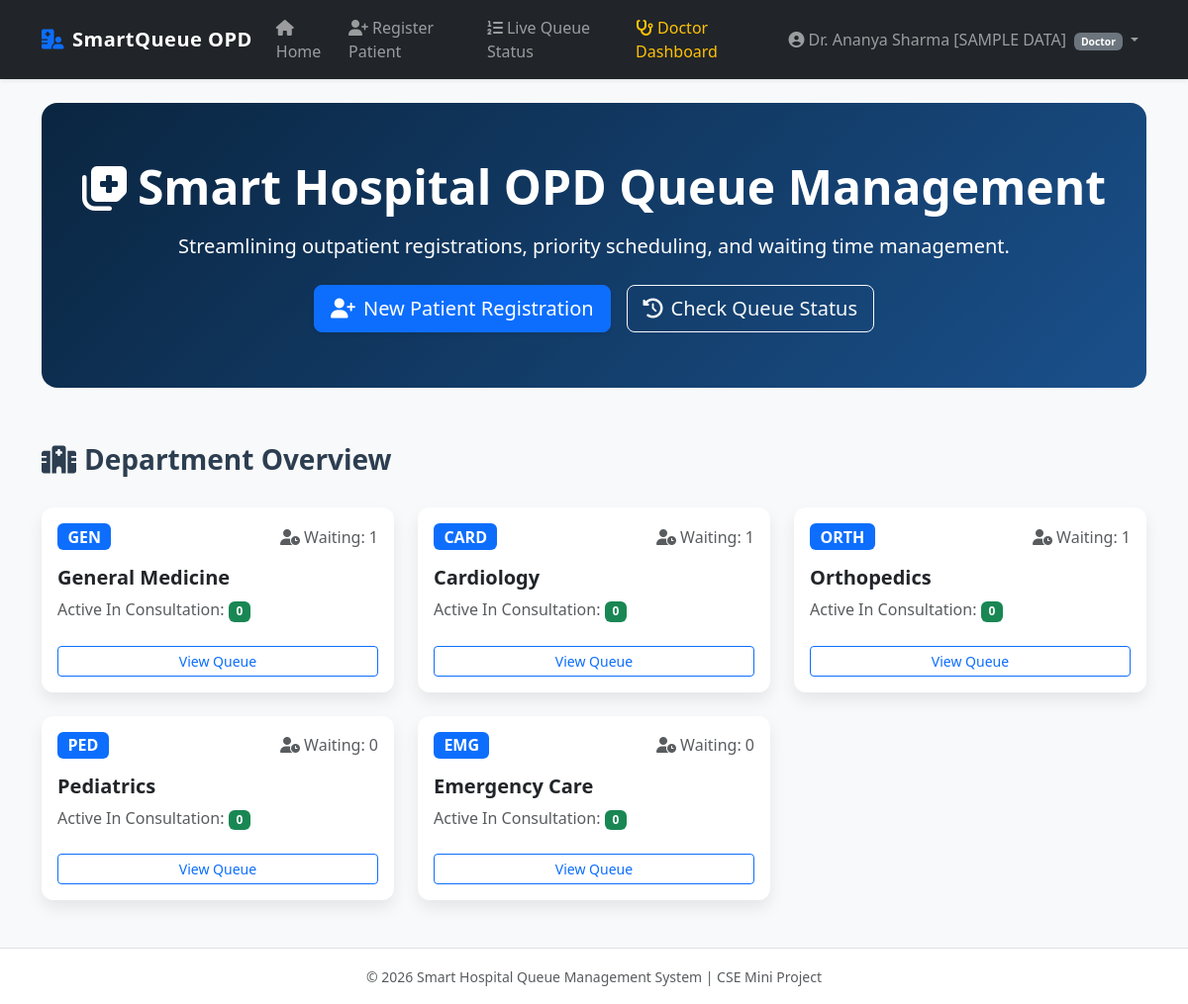
The page / (signed in) on the database its author committed.
### app/models/user.py (models this page shows, shortened)
class User(UserMixin, db.Model):
    __tablename__ = 'users'
    id = db.Column(db.Integer, primary_key=True)
    username = db.Column(db.String(80), unique=True, nullable=False)
    password_hash = db.Column(db.String(255), nullable=False)
    role = db.Column(db.String(20), nullable=False, default='patient')
    full_name = db.Column(db.String(100), nullable=False)
    email = db.Column(db.String(120), unique=True, nullable=True)
    phone = db.Column(db.String(20), nullable=True)
    created_at = db.Column(db.DateTime, default=datetime.utcnow)
    doctor_profile = db.relationship('Doctor', backref='user', uselist=False, lazy=True)

### app/models/department.py (models this page shows, shortened)
class Department(db.Model):
    __tablename__ = 'departments'
    id = db.Column(db.Integer, primary_key=True)
    name = db.Column(db.String(100), unique=True, nullable=False)
    code = db.Column(db.String(10), unique=True, nullable=False) # e.g. CARD, GEN, EMG
    description = db.Column(db.Text, nullable=True)
    doctors = db.relationship('Doctor', backref='department', lazy=True)
    tokens = db.relationship('QueueToken', backref='department', lazy=True)

### app/routes/main_routes.py (the view)
@main_bp.route('/')
def index():
    departments = Department.query.all()
    dept_stats = []
    for dept in departments:
        waiting_count = QueueToken.query.filter_by(department_id=dept.id, status='Waiting').count()
        in_consult_count = QueueToken.query.filter_by(department_id=dept.id, status='In-Consultation').count()
        dept_stats.append({
            'id': dept.id,
            'name': dept.name,
            'code': dept.code,
            'waiting': waiting_count,
            'in_consultation': in_consult_count
        })
    return render_template('index.html', dept_stats=dept_stats)

### app/templates/index.html (shortened to what this page needs)
{% extends 'base.html' %}
{% block content %}
<div class="hero-section text-center">
    <h1 class="display-5 fw-bold mb-3"><i class="fa-solid fa-notes-medical me-2"></i>Smart Hospital OPD Queue Management</h1>
    <p class="lead mb-4">Streamlining outpatient registrations, priority scheduling, and waiting time management.</p>
    <div class="d-flex justify-content-center gap-3">
        <a href="{{ url_for('patient.register') }}" class="btn btn-primary btn-lg shadow-sm">
            <i class="fa-solid fa-user-plus me-2"></i>New Patient Registration
        </a>
        <a href="{{ url_for('patient.status') }}" class="btn btn-outline-light btn-lg">
            <i class="fa-solid fa-clock-rotate-left me-2"></i>Check Queue Status
        </a>
    </div>
</div>
<div class="row g-4 mt-2">
    <div class="col-12">
        <h3 class="fw-bold text-navy"><i class="fa-solid fa-hospital me-2"></i>Department Overview</h3>
    </div>
    {% if dept_stats %}
        {% for dept in dept_stats %}
        <div class="col-md-4">
            <div class="card card-custom h-100">
                <div class="card-body">
                    <div class="d-flex justify-content-between align-items-center mb-3">
                        <span class="badge bg-primary fs-6">{{ dept.code }}</span>
                        <span class="text-muted"><i class="fa-solid fa-user-clock me-1"></i>Waiting: {{ dept.waiting }}</span>
                    </div>
                    <h5 class="card-title fw-bold">{{ dept.name }}</h5>
                    <p class="card-text text-muted">Active In Consultation: <span class="badge bg-success">{{ dept.in_consultation }}</span></p>
                    <a href="{{ url_for('patient.status', dept_id=dept.id) }}" class="btn btn-outline-primary btn-sm w-100 mt-2">
                        View Queue
                    </a>
                </div>
            </div>
        </div>
        {% endfor %}
    {% else %}
        <div class="col-12">
            <div class="alert alert-info">
                No departments available yet. Run the database seed script to populate sample departments.
            </div>
        </div>
    {% endif %}
</div>
{% endblock %}

### app/templates/base.html (shortened to what this page needs)
<!DOCTYPE html>
<html lang="en">
<head>
    <link href="https://cdn.jsdelivr.net/npm/bootstrap@5.3.2/dist/css/bootstrap.min.css" rel="stylesheet">
    <link href="https://cdnjs.cloudflare.com/ajax/libs/font-awesome/6.4.2/css/all.min.css" rel="stylesheet">
    <link rel="stylesheet" href="{{ url_for('static', filename='css/style.css') }}">
</head>
<body>
    <nav class="navbar navbar-expand-lg navbar-dark bg-dark sticky-top shadow-sm">
        <div class="container">
            <a class="navbar-brand" href="{{ url_for('main.index') }}">
                <i class="fa-solid fa-hospital-user text-primary me-2"></i>SmartQueue OPD
            </a>
            <div class="collapse navbar-collapse" id="navbarNav">
                <ul class="navbar-nav me-auto">
                    <li class="nav-item">
                        <a class="nav-link" href="{{ url_for('main.index') }}">
                            <i class="fa-solid fa-house me-1"></i>Home
                        </a>
                    </li>
                    <li class="nav-item">
                        <a class="nav-link" href="{{ url_for('patient.register') }}">
                            <i class="fa-solid fa-user-plus me-1"></i>Register Patient
                        </a>
                    </li>
                    <li class="nav-item">
                        <a class="nav-link" href="{{ url_for('patient.status') }}">
                            <i class="fa-solid fa-list-ol me-1"></i>Live Queue Status
                        </a>
                    </li>
                    {% if current_user.is_authenticated and current_user.role == 'doctor' %}
                    <li class="nav-item">
                        <a class="nav-link text-warning" href="{{ url_for('doctor.dashboard') }}">
                            <i class="fa-solid fa-stethoscope me-1"></i>Doctor Dashboard
                        </a>
                    </li>
                    {% endif %}
                </ul>
                <ul class="navbar-nav ms-auto">
                    {% if current_user.is_authenticated %}
                    <li class="nav-item dropdown">
                        <a class="nav-link dropdown-toggle" href="#" role="button" data-bs-toggle="dropdown">
                            <i class="fa-solid fa-circle-user me-1"></i>{{ current_user.full_name }}
                            <span class="badge bg-secondary ms-1 text-capitalize" style="font-size:0.65rem;">{{ current_user.role }}</span>
                        </a>
                    </li>
                    {% else %}
                    <li class="nav-item">
                        <a class="nav-link btn btn-outline-light btn-sm px-3" href="{{ url_for('auth.login') }}">
                            <i class="fa-solid fa-right-to-bracket me-1"></i>Staff Login
                        </a>
                    </li>
                    {% endif %}
                </ul>
            </div>
        </div>
    </nav>
    <div class="container my-4">
        {% block content %}{% endblock %}
    </div>
    <footer class="bg-white border-top py-3 mt-5">
        <div class="container text-center text-muted">
            <small>&copy; 2026 Smart Hospital Queue Management System | CSE Mini Project</small>
        </div>
    </footer>
</body>
</html>

### app/static/css/style.css (style rules this page uses)
:root { --primary-blue: #0d6efd; --navy-dark: #0a2540; --light-bg: #f8f9fa; --card-shadow: 0 0.5rem 1rem rgba(0, 0, 0, 0.08); }
body { font-family: 'Segoe UI', Tahoma, Geneva, Verdana, sans-serif; background-color: var(--light-bg); color: #2c3e50; }
.navbar-brand { font-weight: 700; letter-spacing: 0.5px; }
.hero-section { background: linear-gradient(135deg, #0a2540 0%, #1a508b 100%); color: white; padding: 3.5rem 1rem; border-radius: 1rem; margin-bottom: 2rem; }
.card-custom { border: none; border-radius: 0.75rem; box-shadow: var(--card-shadow); transition: transform 0.2s ease, box-shadow 0.2s ease; }

### rows shown on the page
User: full_name "Dr. Ananya Sharma [SAMPLE DATA]", role "Doctor"
Department: code "GEN", waiting "1", name "General Medicine", in_consultation "0"
Department: code "CARD", waiting "1", name "Cardiology", in_consultation "0"
Department: code "ORTH", waiting "1", name "Orthopedics", in_consultation "0"
Department: code "PED", waiting "0", name "Pediatrics", in_consultation "0"
Department: code "EMG", waiting "0", name "Emergency Care", in_consultation "0"
